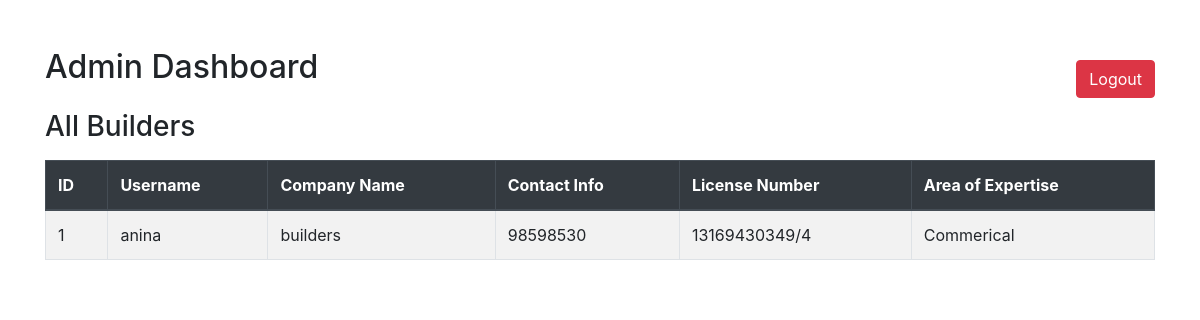
/admin_dashboard/ (signed in), run on an earlier commit of the app's database.
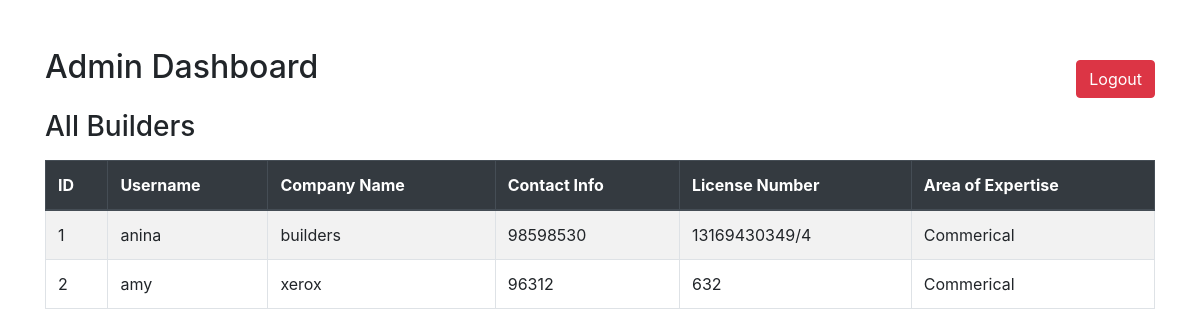
And on a later commit of the database.
### App/models.py (models this page shows, shortened)
class Builder(models.Model):
    user = models.OneToOneField(CustomUser, on_delete=models.CASCADE)
    company_name = models.CharField(max_length=255, blank=True)
    contact_info = models.CharField(max_length=100, blank=True)
    license_number = models.CharField(max_length=50, blank=True)
    area_of_expertise = models.CharField(max_length=100, blank=True)

class CustomUser(AbstractUser):
    username = models.CharField(max_length=50, unique=True)
    is_builder = models.BooleanField(default=True)

### App/views.py (the view)
# urls.py: path('admin_dashboard/', views.admin_dashboard, name='admin_dashboard'),
@never_cache
@login_required(login_url='login')
def admin_dashboard(request):
    builders = Builder.objects.all()
    return render(request, 'admin_dashboard.html', {'builders': builders})

### template/admin_dashboard.html (shortened to what this page needs)
<!DOCTYPE html>
<html lang="en">
<head>
    <link href="https://stackpath.bootstrapcdn.com/bootstrap/4.5.2/css/bootstrap.min.css" rel="stylesheet">
</head>
<body>
    <div class="container mt-5">
        <div class="d-flex justify-content-between align-items-center">
            <h2 class="mb-4">Admin Dashboard</h2>
            <a href="{% url 'logout' %}" class="btn btn-danger">Logout</a>
        </div>
        <h3 class="mb-3">All Builders</h3>
        <table class="table table-striped table-bordered">
            <thead class="thead-dark">
                <tr>
                    <th scope="col">ID</th>
                    <th scope="col">Username</th>
                    <th scope="col">Company Name</th>
                    <th scope="col">Contact Info</th>
                    <th scope="col">License Number</th>
                    <th scope="col">Area of Expertise</th>
                </tr>
            </thead>
            <tbody>
                {% for builder in builders %}
                <tr>
                    <td>{{ builder.id }}</td>
                    <td>{{ builder.user.username }}</td>
                    <td>{{ builder.company_name }}</td>
                    <td>{{ builder.contact_info }}</td>
                    <td>{{ builder.license_number }}</td>
                    <td>{{ builder.area_of_expertise }}</td>
                </tr>
                {% endfor %}
            </tbody>
        </table>
    </div>
</body>
</html>

What changed in the data, as far as the page shows it:
added Builder: id "2", user.username "amy", company_name "xerox", contact_info "96312", license_number "632", area_of_expertise "Commerical"
